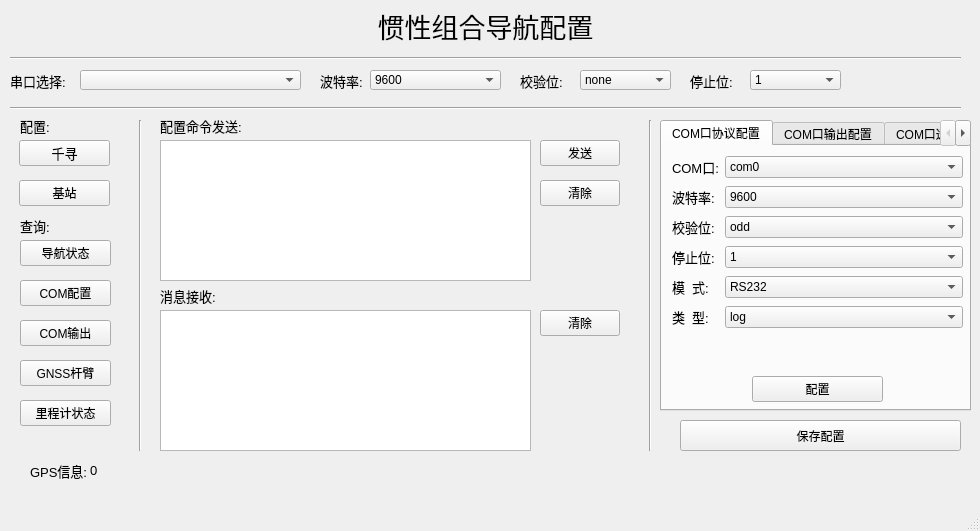
<?xml version="1.0" encoding="UTF-8"?>
<ui version="4.0">
 <class>MainWindow</class>
 <widget class="QMainWindow" name="MainWindow">
  <property name="geometry">
   <rect>
    <x>0</x>
    <y>0</y>
    <width>980</width>
    <height>531</height>
   </rect>
  </property>
  <property name="minimumSize">
   <size>
    <width>980</width>
    <height>531</height>
   </size>
  </property>
  <property name="maximumSize">
   <size>
    <width>980</width>
    <height>531</height>
   </size>
  </property>
  <property name="focusPolicy">
   <enum>Qt::StrongFocus</enum>
  </property>
  <property name="windowTitle">
   <string>MainWindow</string>
  </property>
  <property name="windowOpacity">
   <double>1.000000000000000</double>
  </property>
  <property name="styleSheet">
   <string notr="true"/>
  </property>
  <widget class="QWidget" name="centralwidget">
   <widget class="QLabel" name="label_5">
    <property name="geometry">
     <rect>
      <x>10</x>
      <y>10</y>
      <width>951</width>
      <height>31</height>
     </rect>
    </property>
    <property name="sizePolicy">
     <sizepolicy hsizetype="Expanding" vsizetype="Preferred">
      <horstretch>0</horstretch>
      <verstretch>0</verstretch>
     </sizepolicy>
    </property>
    <property name="font">
     <font>
      <family>方正姚体</family>
      <pointsize>20</pointsize>
     </font>
    </property>
    <property name="contextMenuPolicy">
     <enum>Qt::DefaultContextMenu</enum>
    </property>
    <property name="text">
     <string>惯性组合导航配置</string>
    </property>
    <property name="alignment">
     <set>Qt::AlignCenter</set>
    </property>
   </widget>
   <widget class="Line" name="line_4">
    <property name="geometry">
     <rect>
      <x>10</x>
      <y>50</y>
      <width>951</width>
      <height>16</height>
     </rect>
    </property>
    <property name="orientation">
     <enum>Qt::Horizontal</enum>
    </property>
   </widget>
   <widget class="QLabel" name="INS_inquiry">
    <property name="geometry">
     <rect>
      <x>20</x>
      <y>210</y>
      <width>91</width>
      <height>31</height>
     </rect>
    </property>
    <property name="font">
     <font>
      <pointsize>10</pointsize>
     </font>
    </property>
    <property name="text">
     <string>查询:</string>
    </property>
   </widget>
   <widget class="QPushButton" name="INS_cmd_send_message_send">
    <property name="geometry">
     <rect>
      <x>540</x>
      <y>140</y>
      <width>80</width>
      <height>26</height>
     </rect>
    </property>
    <property name="text">
     <string>发送</string>
    </property>
   </widget>
   <widget class="QPushButton" name="INS_signal_source_QX">
    <property name="geometry">
     <rect>
      <x>19</x>
      <y>140</y>
      <width>91</width>
      <height>26</height>
     </rect>
    </property>
    <property name="font">
     <font>
      <pointsize>10</pointsize>
     </font>
    </property>
    <property name="toolTip">
     <string>差分信号来源于千寻</string>
    </property>
    <property name="text">
     <string>千寻</string>
    </property>
   </widget>
   <widget class="QPushButton" name="INS_save_config">
    <property name="geometry">
     <rect>
      <x>680</x>
      <y>420</y>
      <width>281</width>
      <height>31</height>
     </rect>
    </property>
    <property name="text">
     <string>保存配置</string>
    </property>
   </widget>
   <widget class="QPushButton" name="INS_signal_source_radio_station">
    <property name="geometry">
     <rect>
      <x>19</x>
      <y>180</y>
      <width>91</width>
      <height>26</height>
     </rect>
    </property>
    <property name="toolTip">
     <string>差分信号来源于基站</string>
    </property>
    <property name="text">
     <string>基站</string>
    </property>
   </widget>
   <widget class="QLabel" name="INS_GPS_data">
    <property name="geometry">
     <rect>
      <x>30</x>
      <y>460</y>
      <width>71</width>
      <height>21</height>
     </rect>
    </property>
    <property name="font">
     <font>
      <pointsize>10</pointsize>
     </font>
    </property>
    <property name="text">
     <string>GPS信息:</string>
    </property>
   </widget>
   <widget class="QPushButton" name="INS_inquiry_navigation_status">
    <property name="geometry">
     <rect>
      <x>20</x>
      <y>240</y>
      <width>91</width>
      <height>26</height>
     </rect>
    </property>
    <property name="toolTip">
     <string>查看当前导航状态</string>
    </property>
    <property name="text">
     <string>导航状态</string>
    </property>
   </widget>
   <widget class="QPushButton" name="INS_inquiry_odometer_status">
    <property name="geometry">
     <rect>
      <x>20</x>
      <y>400</y>
      <width>91</width>
      <height>26</height>
     </rect>
    </property>
    <property name="toolTip">
     <string>查看里程计模式</string>
    </property>
    <property name="text">
     <string>里程计状态</string>
    </property>
   </widget>
   <widget class="QPushButton" name="INS_cmd_send_message_clear">
    <property name="geometry">
     <rect>
      <x>540</x>
      <y>180</y>
      <width>80</width>
      <height>26</height>
     </rect>
    </property>
    <property name="text">
     <string>清除</string>
    </property>
   </widget>
   <widget class="QLabel" name="INS_cmd_send">
    <property name="geometry">
     <rect>
      <x>160</x>
      <y>110</y>
      <width>111</width>
      <height>31</height>
     </rect>
    </property>
    <property name="font">
     <font>
      <pointsize>10</pointsize>
     </font>
    </property>
    <property name="text">
     <string>配置命令发送:</string>
    </property>
   </widget>
   <widget class="Line" name="line_8">
    <property name="geometry">
     <rect>
      <x>640</x>
      <y>120</y>
      <width>20</width>
      <height>331</height>
     </rect>
    </property>
    <property name="orientation">
     <enum>Qt::Vertical</enum>
    </property>
   </widget>
   <widget class="QPushButton" name="INS_inquiry_COM_output">
    <property name="geometry">
     <rect>
      <x>20</x>
      <y>320</y>
      <width>91</width>
      <height>26</height>
     </rect>
    </property>
    <property name="toolTip">
     <string>查看各个COM口输出数据</string>
    </property>
    <property name="text">
     <string>COM输出</string>
    </property>
   </widget>
   <widget class="QLabel" name="INS_information_receive">
    <property name="geometry">
     <rect>
      <x>160</x>
      <y>280</y>
      <width>111</width>
      <height>31</height>
     </rect>
    </property>
    <property name="font">
     <font>
      <pointsize>10</pointsize>
     </font>
    </property>
    <property name="text">
     <string>消息接收:</string>
    </property>
   </widget>
   <widget class="Line" name="line_7">
    <property name="geometry">
     <rect>
      <x>130</x>
      <y>120</y>
      <width>20</width>
      <height>331</height>
     </rect>
    </property>
    <property name="orientation">
     <enum>Qt::Vertical</enum>
    </property>
   </widget>
   <widget class="QPushButton" name="INS_inquiry_GNSS">
    <property name="geometry">
     <rect>
      <x>20</x>
      <y>360</y>
      <width>91</width>
      <height>26</height>
     </rect>
    </property>
    <property name="toolTip">
     <string>查询GNSS配置</string>
    </property>
    <property name="text">
     <string>GNSS杆臂</string>
    </property>
   </widget>
   <widget class="QTextEdit" name="INS_information_receive_message">
    <property name="geometry">
     <rect>
      <x>160</x>
      <y>310</y>
      <width>371</width>
      <height>141</height>
     </rect>
    </property>
    <property name="textInteractionFlags">
     <set>Qt::TextSelectableByKeyboard|Qt::TextSelectableByMouse</set>
    </property>
   </widget>
   <widget class="QPushButton" name="INS_inquiry_COM_configure">
    <property name="geometry">
     <rect>
      <x>20</x>
      <y>280</y>
      <width>91</width>
      <height>26</height>
     </rect>
    </property>
    <property name="toolTip">
     <string>查看各个COM配置</string>
    </property>
    <property name="text">
     <string>COM配置</string>
    </property>
   </widget>
   <widget class="QPushButton" name="INS_information_receive_message_clear">
    <property name="geometry">
     <rect>
      <x>540</x>
      <y>310</y>
      <width>80</width>
      <height>26</height>
     </rect>
    </property>
    <property name="text">
     <string>清除</string>
    </property>
   </widget>
   <widget class="QLabel" name="INS_GPS_data_text">
    <property name="geometry">
     <rect>
      <x>90</x>
      <y>460</y>
      <width>871</width>
      <height>21</height>
     </rect>
    </property>
    <property name="font">
     <font>
      <pointsize>10</pointsize>
     </font>
    </property>
    <property name="text">
     <string>0</string>
    </property>
   </widget>
   <widget class="QLabel" name="INS_signal_source">
    <property name="geometry">
     <rect>
      <x>20</x>
      <y>110</y>
      <width>91</width>
      <height>31</height>
     </rect>
    </property>
    <property name="font">
     <font>
      <pointsize>10</pointsize>
     </font>
    </property>
    <property name="text">
     <string>配置:</string>
    </property>
   </widget>
   <widget class="QTextEdit" name="INS_cmd_send_message">
    <property name="geometry">
     <rect>
      <x>160</x>
      <y>140</y>
      <width>371</width>
      <height>141</height>
     </rect>
    </property>
   </widget>
   <widget class="QComboBox" name="INS_port_select_">
    <property name="geometry">
     <rect>
      <x>80</x>
      <y>70</y>
      <width>221</width>
      <height>20</height>
     </rect>
    </property>
   </widget>
   <widget class="QLabel" name="INS_port_select">
    <property name="geometry">
     <rect>
      <x>10</x>
      <y>70</y>
      <width>61</width>
      <height>21</height>
     </rect>
    </property>
    <property name="font">
     <font>
      <pointsize>10</pointsize>
     </font>
    </property>
    <property name="text">
     <string>串口选择:</string>
    </property>
   </widget>
   <widget class="QTabWidget" name="tabWidget">
    <property name="geometry">
     <rect>
      <x>660</x>
      <y>120</y>
      <width>311</width>
      <height>291</height>
     </rect>
    </property>
    <property name="currentIndex">
     <number>0</number>
    </property>
    <widget class="QWidget" name="tab">
     <attribute name="title">
      <string>COM口协议配置</string>
     </attribute>
     <widget class="QWidget" name="formLayoutWidget">
      <property name="geometry">
       <rect>
        <x>10</x>
        <y>10</y>
        <width>291</width>
        <height>240</height>
       </rect>
      </property>
      <layout class="QFormLayout" name="formLayout_2">
       <property name="horizontalSpacing">
        <number>6</number>
       </property>
       <property name="verticalSpacing">
        <number>8</number>
       </property>
       <item row="0" column="0">
        <widget class="QLabel" name="INS_COM_protocol_config_COM">
         <property name="font">
          <font>
           <pointsize>10</pointsize>
          </font>
         </property>
         <property name="text">
          <string>COM口:</string>
         </property>
        </widget>
       </item>
       <item row="0" column="1">
        <widget class="QComboBox" name="INS_COM_protocol_config_COM_text">
         <item>
          <property name="text">
           <string>com0</string>
          </property>
         </item>
         <item>
          <property name="text">
           <string>com1</string>
          </property>
         </item>
         <item>
          <property name="text">
           <string>com2</string>
          </property>
         </item>
        </widget>
       </item>
       <item row="1" column="0">
        <widget class="QLabel" name="INS_COM_protocol_config_baudrate">
         <property name="font">
          <font>
           <pointsize>10</pointsize>
          </font>
         </property>
         <property name="text">
          <string>波特率:</string>
         </property>
        </widget>
       </item>
       <item row="1" column="1">
        <widget class="QComboBox" name="INS_COM_protocol_config_baudrate_text">
         <property name="iconSize">
          <size>
           <width>10</width>
           <height>16</height>
          </size>
         </property>
         <item>
          <property name="text">
           <string>9600</string>
          </property>
         </item>
         <item>
          <property name="text">
           <string>19200</string>
          </property>
         </item>
         <item>
          <property name="text">
           <string>38400</string>
          </property>
         </item>
         <item>
          <property name="text">
           <string>57600</string>
          </property>
         </item>
         <item>
          <property name="text">
           <string>115200</string>
          </property>
         </item>
         <item>
          <property name="text">
           <string>230400</string>
          </property>
         </item>
         <item>
          <property name="text">
           <string>460800</string>
          </property>
         </item>
        </widget>
       </item>
       <item row="2" column="0">
        <widget class="QLabel" name="INS_COM_protocol_config_parity">
         <property name="font">
          <font>
           <pointsize>10</pointsize>
          </font>
         </property>
         <property name="text">
          <string>校验位:</string>
         </property>
        </widget>
       </item>
       <item row="3" column="0">
        <widget class="QLabel" name="INS_COM_protocol_config_stopbit">
         <property name="font">
          <font>
           <pointsize>10</pointsize>
          </font>
         </property>
         <property name="text">
          <string>停止位:</string>
         </property>
        </widget>
       </item>
       <item row="4" column="0">
        <widget class="QLabel" name="INS_COM_protocol_config_mode">
         <property name="font">
          <font>
           <pointsize>10</pointsize>
          </font>
         </property>
         <property name="text">
          <string>模  式:</string>
         </property>
        </widget>
       </item>
       <item row="5" column="0">
        <widget class="QLabel" name="INS_COM_protocol_config_type">
         <property name="font">
          <font>
           <pointsize>10</pointsize>
          </font>
         </property>
         <property name="text">
          <string>类  型:</string>
         </property>
        </widget>
       </item>
       <item row="2" column="1">
        <widget class="QComboBox" name="INS_COM_protocol_config_parity_text">
         <item>
          <property name="text">
           <string>odd</string>
          </property>
         </item>
         <item>
          <property name="text">
           <string>even</string>
          </property>
         </item>
         <item>
          <property name="text">
           <string>none</string>
          </property>
         </item>
        </widget>
       </item>
       <item row="3" column="1">
        <widget class="QComboBox" name="INS_COM_protocol_config_stopbit_text">
         <item>
          <property name="text">
           <string>1</string>
          </property>
         </item>
         <item>
          <property name="text">
           <string>2</string>
          </property>
         </item>
        </widget>
       </item>
       <item row="4" column="1">
        <widget class="QComboBox" name="INS_COM_protocol_config_mode_text">
         <item>
          <property name="text">
           <string>RS232</string>
          </property>
         </item>
         <item>
          <property name="text">
           <string>RS422</string>
          </property>
         </item>
        </widget>
       </item>
       <item row="5" column="1">
        <widget class="QComboBox" name="INS_COM_protocol_config_type_text">
         <item>
          <property name="text">
           <string>log</string>
          </property>
         </item>
         <item>
          <property name="text">
           <string>rtk</string>
          </property>
         </item>
        </widget>
       </item>
      </layout>
     </widget>
     <widget class="QPushButton" name="INS_COM_protocol_config_confirm">
      <property name="geometry">
       <rect>
        <x>90</x>
        <y>230</y>
        <width>131</width>
        <height>26</height>
       </rect>
      </property>
      <property name="text">
       <string>配置</string>
      </property>
     </widget>
    </widget>
    <widget class="QWidget" name="tab_2">
     <attribute name="title">
      <string>COM口输出配置</string>
     </attribute>
     <widget class="QWidget" name="formLayoutWidget_2">
      <property name="geometry">
       <rect>
        <x>10</x>
        <y>10</y>
        <width>291</width>
        <height>117</height>
       </rect>
      </property>
      <layout class="QFormLayout" name="formLayout_7">
       <property name="horizontalSpacing">
        <number>6</number>
       </property>
       <property name="verticalSpacing">
        <number>8</number>
       </property>
       <item row="0" column="0">
        <widget class="QLabel" name="INS_COM_output_config_COM">
         <property name="font">
          <font>
           <pointsize>10</pointsize>
          </font>
         </property>
         <property name="text">
          <string>COM口:</string>
         </property>
        </widget>
       </item>
       <item row="0" column="1">
        <widget class="QComboBox" name="INS_COM_output_config_COM_text">
         <item>
          <property name="text">
           <string>com0</string>
          </property>
         </item>
         <item>
          <property name="text">
           <string>com1</string>
          </property>
         </item>
         <item>
          <property name="text">
           <string>com2</string>
          </property>
         </item>
        </widget>
       </item>
       <item row="1" column="0">
        <widget class="QLabel" name="INS_COM_output_config_type">
         <property name="font">
          <font>
           <pointsize>10</pointsize>
          </font>
         </property>
         <property name="text">
          <string>类  型:</string>
         </property>
        </widget>
       </item>
       <item row="1" column="1">
        <widget class="QComboBox" name="INS_COM_output_config_type_text">
         <item>
          <property name="text">
           <string>gpfpd</string>
          </property>
         </item>
         <item>
          <property name="text">
           <string>gprmc</string>
          </property>
         </item>
         <item>
          <property name="text">
           <string>rawimu</string>
          </property>
         </item>
         <item>
          <property name="text">
           <string>gtimu</string>
          </property>
         </item>
         <item>
          <property name="text">
           <string>mark1pva</string>
          </property>
         </item>
        </widget>
       </item>
       <item row="2" column="0">
        <widget class="QLabel" name="INS_COM_output_config_rate">
         <property name="font">
          <font>
           <pointsize>10</pointsize>
          </font>
         </property>
         <property name="text">
          <string>频  率:</string>
         </property>
        </widget>
       </item>
       <item row="2" column="1">
        <widget class="QComboBox" name="INS_COM_output_config_rate_text">
         <item>
          <property name="text">
           <string>100Hz</string>
          </property>
         </item>
         <item>
          <property name="text">
           <string>20Hz</string>
          </property>
         </item>
         <item>
          <property name="text">
           <string>10Hz</string>
          </property>
         </item>
         <item>
          <property name="text">
           <string>5Hz</string>
          </property>
         </item>
         <item>
          <property name="text">
           <string>2Hz</string>
          </property>
         </item>
         <item>
          <property name="text">
           <string>1Hz</string>
          </property>
         </item>
         <item>
          <property name="text">
           <string>null</string>
          </property>
         </item>
        </widget>
       </item>
      </layout>
     </widget>
     <widget class="QPushButton" name="INS_COM_output_config_confirm">
      <property name="geometry">
       <rect>
        <x>90</x>
        <y>230</y>
        <width>131</width>
        <height>26</height>
       </rect>
      </property>
      <property name="text">
       <string>配置</string>
      </property>
     </widget>
     <widget class="QPushButton" name="INS_COM_output_config_clear">
      <property name="geometry">
       <rect>
        <x>90</x>
        <y>160</y>
        <width>131</width>
        <height>26</height>
       </rect>
      </property>
      <property name="text">
       <string>清除COM口输出</string>
      </property>
     </widget>
    </widget>
    <widget class="QWidget" name="tab_3">
     <attribute name="title">
      <string>COM口透传配置</string>
     </attribute>
     <widget class="QWidget" name="formLayoutWidget_3">
      <property name="geometry">
       <rect>
        <x>10</x>
        <y>10</y>
        <width>291</width>
        <height>117</height>
       </rect>
      </property>
      <layout class="QFormLayout" name="formLayout_9">
       <property name="horizontalSpacing">
        <number>6</number>
       </property>
       <property name="verticalSpacing">
        <number>8</number>
       </property>
       <item row="0" column="0">
        <widget class="QLabel" name="INS_COM_through_config_COM">
         <property name="font">
          <font>
           <pointsize>10</pointsize>
          </font>
         </property>
         <property name="text">
          <string>COM口:</string>
         </property>
        </widget>
       </item>
       <item row="0" column="1">
        <widget class="QComboBox" name="INS_COM_through_config_COM_text">
         <item>
          <property name="text">
           <string>com0</string>
          </property>
         </item>
         <item>
          <property name="text">
           <string>com1</string>
          </property>
         </item>
         <item>
          <property name="text">
           <string>com2</string>
          </property>
         </item>
         <item>
          <property name="text">
           <string>com3</string>
          </property>
         </item>
        </widget>
       </item>
       <item row="1" column="0">
        <widget class="QLabel" name="INS_COM_through_config_type">
         <property name="font">
          <font>
           <pointsize>10</pointsize>
          </font>
         </property>
         <property name="text">
          <string>类  型:</string>
         </property>
        </widget>
       </item>
       <item row="1" column="1">
        <widget class="QComboBox" name="INS_COM_through_config_type_text">
         <item>
          <property name="text">
           <string>rangecmpd</string>
          </property>
         </item>
         <item>
          <property name="text">
           <string>rawephemb</string>
          </property>
         </item>
        </widget>
       </item>
       <item row="2" column="0">
        <widget class="QLabel" name="INS_COM_through_config_rate">
         <property name="font">
          <font>
           <pointsize>10</pointsize>
          </font>
         </property>
         <property name="text">
          <string>频  率:</string>
         </property>
        </widget>
       </item>
       <item row="2" column="1">
        <widget class="QComboBox" name="INS_COM_through_config_rate_text">
         <item>
          <property name="text">
           <string>5Hz</string>
          </property>
         </item>
         <item>
          <property name="text">
           <string>1Hz</string>
          </property>
         </item>
         <item>
          <property name="text">
           <string>new</string>
          </property>
         </item>
         <item>
          <property name="text">
           <string>null</string>
          </property>
         </item>
        </widget>
       </item>
      </layout>
     </widget>
     <widget class="QPushButton" name="INS_COM_through_config_confirm">
      <property name="geometry">
       <rect>
        <x>90</x>
        <y>230</y>
        <width>131</width>
        <height>26</height>
       </rect>
      </property>
      <property name="text">
       <string>配置</string>
      </property>
     </widget>
    </widget>
   </widget>
   <widget class="QLabel" name="INS_port_select_baudrate">
    <property name="geometry">
     <rect>
      <x>320</x>
      <y>70</y>
      <width>51</width>
      <height>21</height>
     </rect>
    </property>
    <property name="font">
     <font>
      <pointsize>10</pointsize>
     </font>
    </property>
    <property name="text">
     <string>波特率:</string>
    </property>
   </widget>
   <widget class="QComboBox" name="INS_port_select_baudrate_">
    <property name="geometry">
     <rect>
      <x>370</x>
      <y>70</y>
      <width>131</width>
      <height>20</height>
     </rect>
    </property>
    <property name="currentText">
     <string>115200</string>
    </property>
    <item>
     <property name="text">
      <string>9600</string>
     </property>
    </item>
    <item>
     <property name="text">
      <string>19200</string>
     </property>
    </item>
    <item>
     <property name="text">
      <string>38400</string>
     </property>
    </item>
    <item>
     <property name="text">
      <string>57600</string>
     </property>
    </item>
    <item>
     <property name="text">
      <string>115200</string>
     </property>
    </item>
    <item>
     <property name="text">
      <string>230400</string>
     </property>
    </item>
    <item>
     <property name="text">
      <string>460800</string>
     </property>
    </item>
   </widget>
   <widget class="QLabel" name="INS_port_select_parity">
    <property name="geometry">
     <rect>
      <x>520</x>
      <y>70</y>
      <width>51</width>
      <height>21</height>
     </rect>
    </property>
    <property name="font">
     <font>
      <pointsize>10</pointsize>
     </font>
    </property>
    <property name="text">
     <string>校验位:</string>
    </property>
   </widget>
   <widget class="QComboBox" name="INS_port_select_parity_">
    <property name="geometry">
     <rect>
      <x>580</x>
      <y>70</y>
      <width>91</width>
      <height>20</height>
     </rect>
    </property>
    <item>
     <property name="text">
      <string>none</string>
     </property>
    </item>
    <item>
     <property name="text">
      <string>odd</string>
     </property>
    </item>
    <item>
     <property name="text">
      <string>even</string>
     </property>
    </item>
   </widget>
   <widget class="QLabel" name="INS_port_select_stopbit">
    <property name="geometry">
     <rect>
      <x>690</x>
      <y>70</y>
      <width>51</width>
      <height>21</height>
     </rect>
    </property>
    <property name="font">
     <font>
      <pointsize>10</pointsize>
     </font>
    </property>
    <property name="text">
     <string>停止位:</string>
    </property>
   </widget>
   <widget class="QComboBox" name="INS_port_select_stopbit_">
    <property name="geometry">
     <rect>
      <x>750</x>
      <y>70</y>
      <width>91</width>
      <height>20</height>
     </rect>
    </property>
    <item>
     <property name="text">
      <string>1</string>
     </property>
    </item>
    <item>
     <property name="text">
      <string>2</string>
     </property>
    </item>
   </widget>
   <widget class="Line" name="line">
    <property name="geometry">
     <rect>
      <x>10</x>
      <y>100</y>
      <width>951</width>
      <height>16</height>
     </rect>
    </property>
    <property name="orientation">
     <enum>Qt::Horizontal</enum>
    </property>
   </widget>
  </widget>
  <widget class="QStatusBar" name="statusbar"/>
 </widget>
 <resources/>
 <connections/>
</ui>
